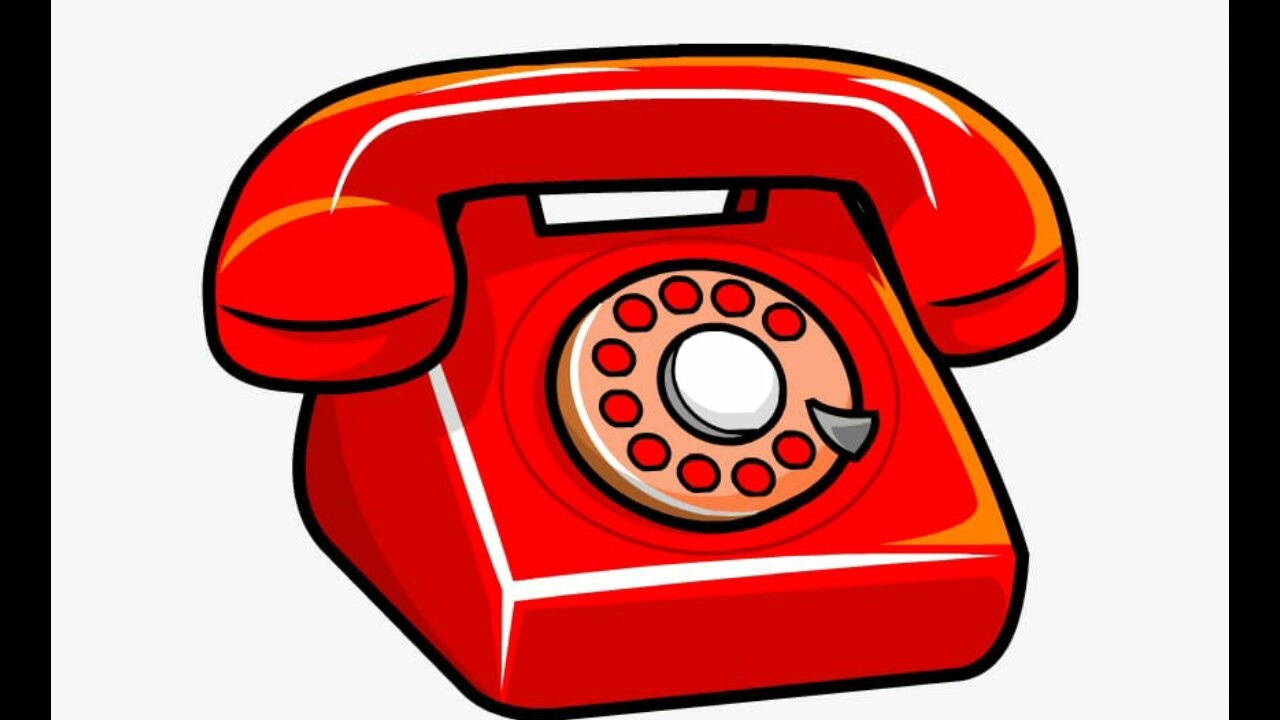
#> input picture trunk/ii23_2_7/task1/doc/images/t1.jpg, 1280 x 720 px, found by its file name
$ python main.py
#> lines starting #> are read from the running program, lines starting #| are printed output that depends on the picture; after the words box and inside, x2 and y2 are one past the last pixel; in counts of white or black regions, pixels touching at a corner belong together
import cv2
import numpy as np
import random
import matplotlib.pyplot as plt


def add_noise(image, noise_level):
    noisy_image = image.copy()
    rows, cols = noisy_image.shape

    # Добавление точек (шум)
    num_points = int(noise_level * rows * cols)
    for _ in range(num_points):
        x, y = random.randint(0, rows - 1), random.randint(0, cols - 1)
        noisy_image[x, y] = random.choice([0, 255])

    # Добавление линий
    num_lines = int(noise_level * 10)  # Регулируемое количество линий
    for _ in range(num_lines):
        x1, y1 = random.randint(0, rows - 1), random.randint(0, cols - 1)
        x2, y2 = random.randint(0, rows - 1), random.randint(0, cols - 1)
        color = random.choice([0, 255])  # Белая или черная линия
        cv2.line(noisy_image, (y1, x1), (y2, x2), color, thickness=1)

    return noisy_image


def threshold_filter(image, threshold, window_size):
    filtered_image = np.zeros_like(image)
    rows, cols = image.shape
    offset = window_size // 2

    for i in range(offset, rows - offset):
        for j in range(offset, cols - offset):
            window = image[i - offset:i + offset + 1, j - offset:j + offset + 1]
            if np.mean(window) >= threshold:
                filtered_image[i, j] = 255
            else:
                filtered_image[i, j] = 0

    return filtered_image


# Параметры
input_image_file = 't1.jpg'  # Замените на ваш путь
noise_level = 0.2  # Уровень зашумления (0.0 - 1.0)
threshold = 128  # Значение порога фильтра
window_size = 3  # Размер окна фильтра

# Загрузка изображения
original_image = cv2.imread(input_image_file, cv2.IMREAD_GRAYSCALE)
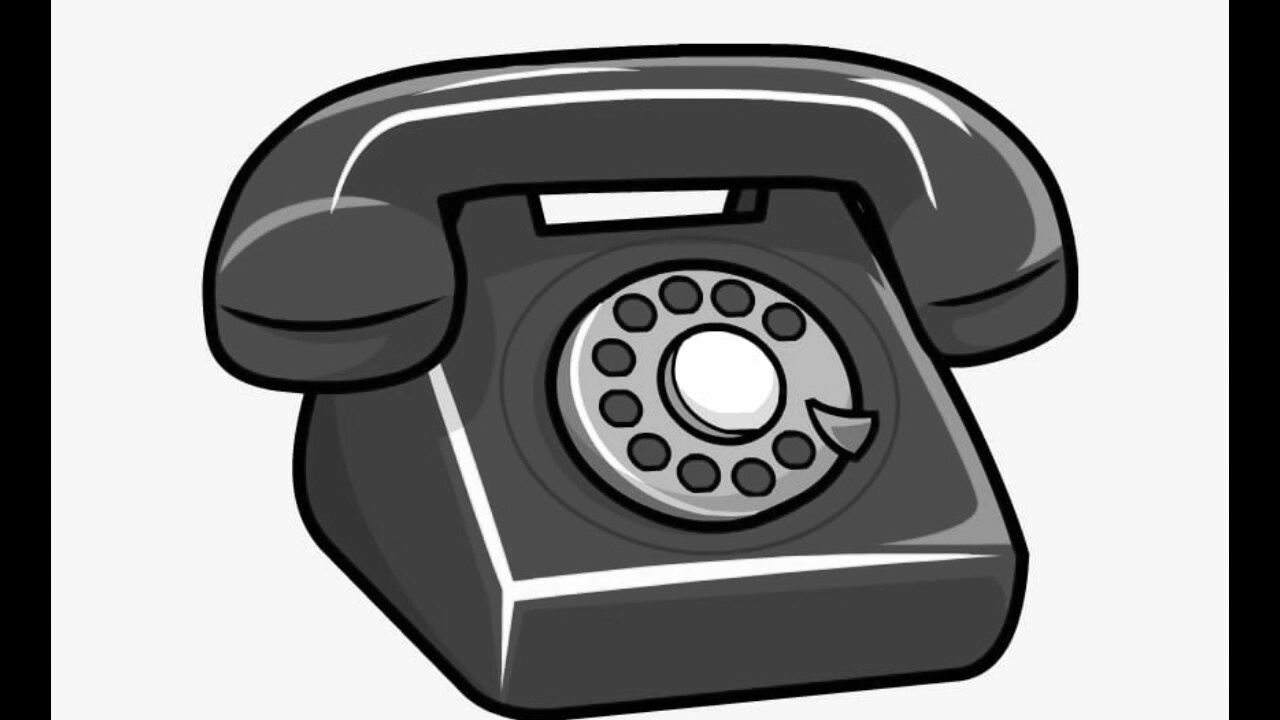
#> original_image: shape (720, 1280); min 0, max 255, mean 142.9
if original_image is None:
    raise FileNotFoundError("Изображение не найдено!")

# Добавление шума
noisy_image = add_noise(original_image, noise_level)
#> after the loop in add_noise, `for _ in range(num_points):`:
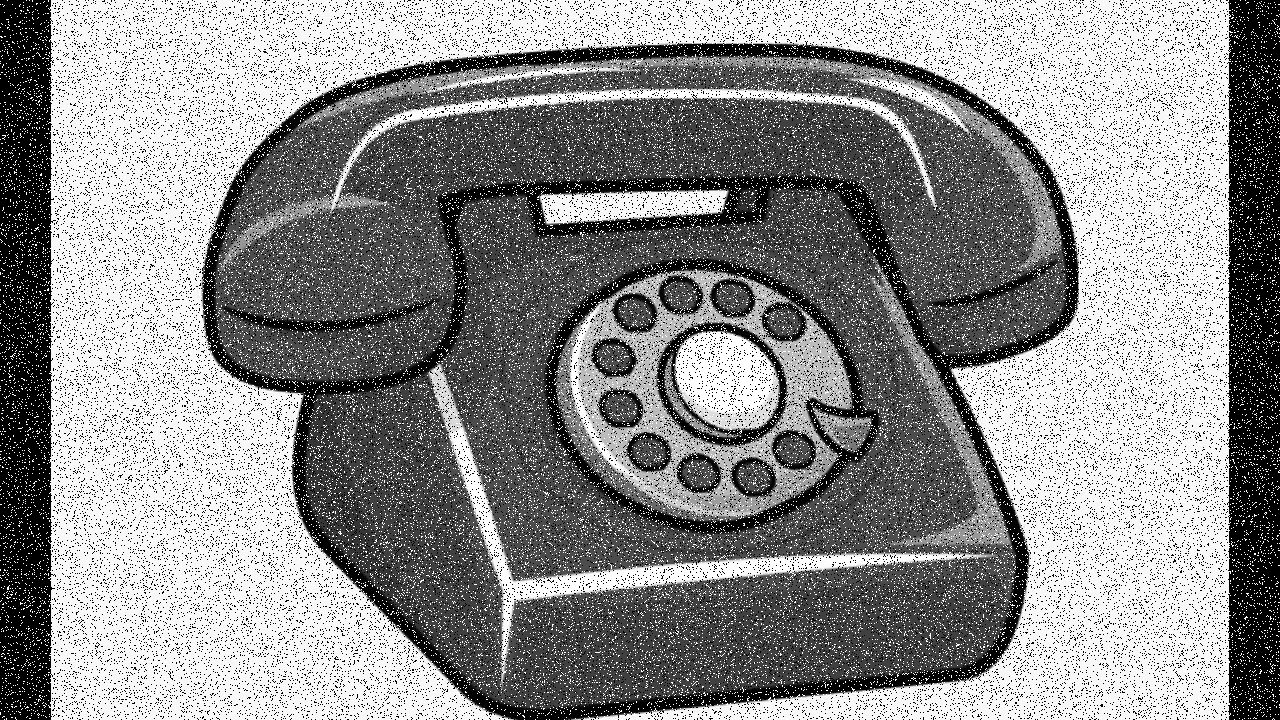
#> noisy_image: shape (720, 1280); 17.35% of pixels changed, all inside (x1, y1, x2, y2) = (0, 0, 1280, 720)
#> after the loop in add_noise, `for _ in range(num_lines):`:
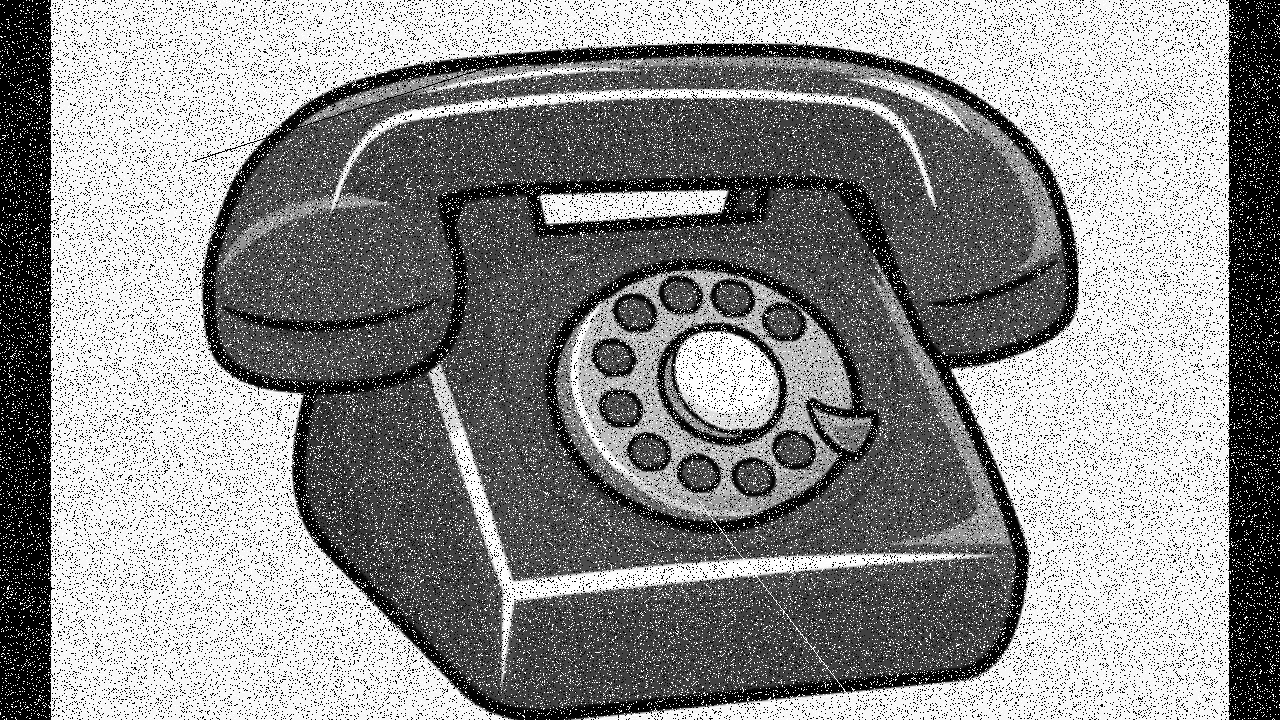
#> noisy_image: shape (720, 1280); 0.05% of pixels changed, all inside (x1, y1, x2, y2) = (192, 60, 850, 697)

# Применение порогового фильтра
filtered_image = threshold_filter(noisy_image, threshold, window_size)
#> after the loop in threshold_filter, `for i in range(offset, rows - offset):`:
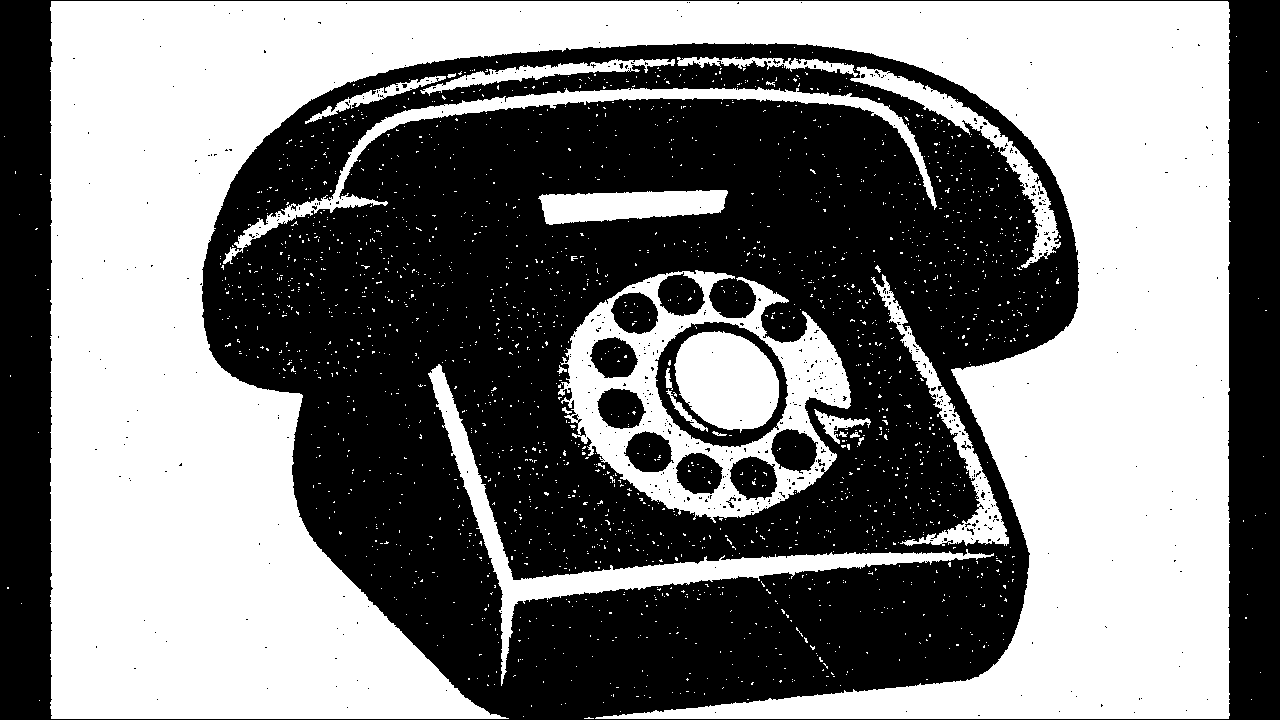
#> filtered_image: shape (720, 1280); 49.4% white; 2166 white regions (2141 under 20 px), largest, box (x1, y1, x2, y2) and area: (50, 1, 1231, 719) 375068, (558, 270, 851, 523) 24372, (428, 364, 994, 686) 12642

# Визуализация изображений
plt.figure(figsize=(12, 6))
plt.subplot(1, 3, 1)
plt.title("Исходное изображение")
plt.imshow(original_image, cmap='gray')

plt.subplot(1, 3, 2)
plt.title("Зашумленное изображение")
plt.imshow(noisy_image, cmap='gray')

plt.subplot(1, 3, 3)
plt.title("Отфильтрованное изображение")
plt.imshow(filtered_image, cmap='gray')

plt.show()

$ run again, with trunk/ii23_2_7/task1/doc/images/t11.png saved as trunk/ii23_2_7/task1/doc/images/t1.jpg
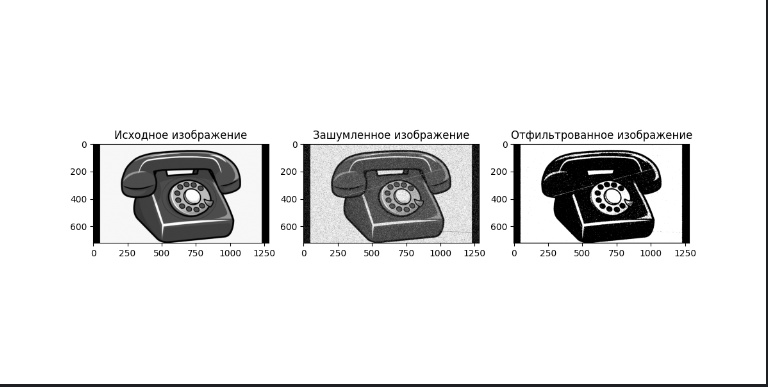
#> input picture trunk/ii23_2_7/task1/doc/images/t11.png, 768 x 387 px, found by its file name
#> after the loop in add_noise, `for _ in range(num_lines):`:
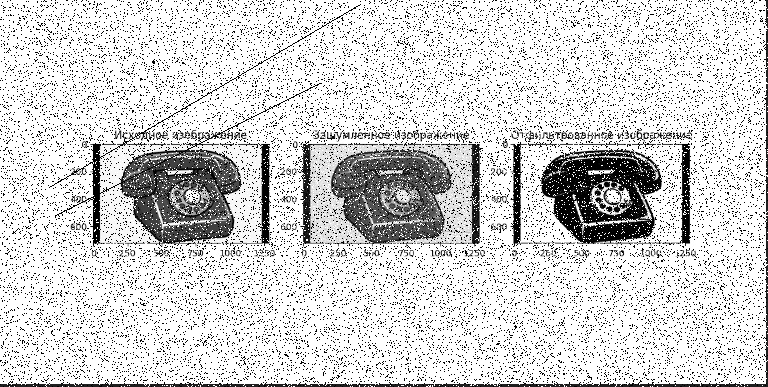
#> noisy_image: shape (387, 768); min 0, max 255, mean 210.3
#> `plt.show()`:
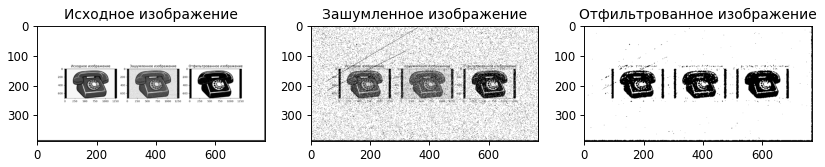
#> figure drawn by matplotlib, 3 panels
